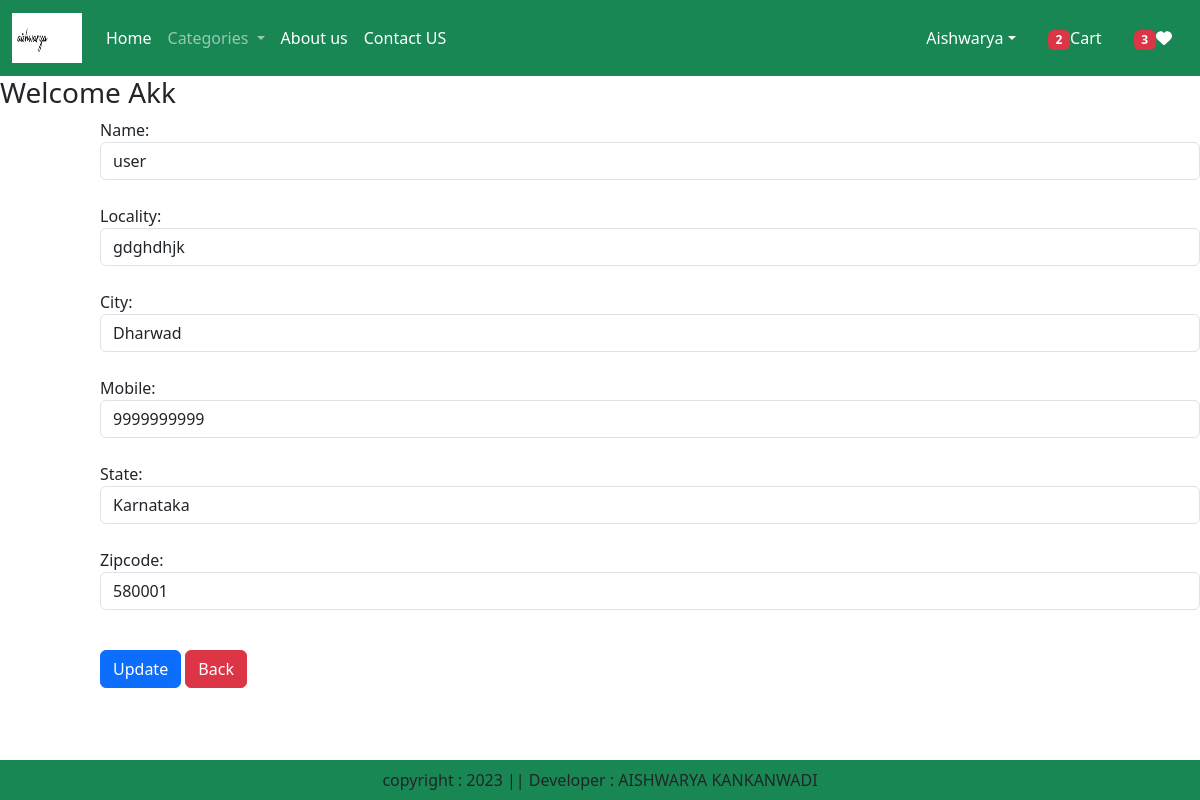
Screenshot of /updateAddress/1 (signed in) with the database file from the repository.
### app/models.py (models this page shows, shortened)
class Customer(models.Model):
    user=models.ForeignKey(User,on_delete=models.CASCADE)
    name = models.CharField(max_length=200)
    locality = models.CharField(max_length=200)
    city=models.CharField(max_length=50)
    mobile= models.IntegerField(default=0)
    zipcode=models.IntegerField()
    state=models.CharField(choices=STATE_CHOICES,max_length=100)

### app/views.py (the view, shortened to what this page needs)
# urls.py: path('updateAddress/<int:pk>',views.updateAddress.as_view(),name='updateAddress'),
@method_decorator(login_required,name='dispatch')
class updateAddress(View):
    def get(self,request,pk):
        add=Customer.objects.get(pk=pk)
        form= CustomerProfileForm(instance=add)
        totalitem = 0
        wishlist = 0
        if request.user.is_authenticated:
            totalitem=len(Cart.objects.filter(user=request.user))
            wishitem=len(Wishlist.objects.filter(user=request.user))
        return render(request, 'app/updateAddress.html',locals())

### app/forms.py
class CustomerProfileForm(forms.ModelForm):
    class Meta:
        model = Customer
        fields = ['name','locality','city','mobile','state','zipcode']
        widgets={
            'name': forms.TextInput (attrs={'class': 'form-control' }),
            'locality': forms.TextInput (attrs={'class': 'form-control'}),
            'city': forms.TextInput (attrs={'class':'form-control' }),
            'mobile': forms.NumberInput (attrs={'class': 'form-control'}),
            'state': forms.Select(attrs={'class': 'form-control' }),
            'zipcode': forms.NumberInput (attrs={'class': 'form-control'}),
        }

### app/templates/app/updateAddress.html (shortened to what this page needs)
{% extends 'app/base.html' %}
{% load static %}
{% block main-content %}
<div clas="container my-5">
    <div class="row">
        <h3>Welcome <span class="text-capitalize">{{request.user}}</span></h3>
    </div>
    <div class="co-sm-8 offset-sm-1">
        <form action="" method="post">
            {% for fm in form %}
                {{fm.label_tag}} {{fm}} <small class="text-danger">{{fm.errors|striptags}}</small><br>
            {% endfor %}
            <div class="col-12 mt-3">
                <button type="submit" class="btn btn-primary">Update</button>
                <a href="{% url 'address' %}" type='button' class='btn btn-danger'>Back</a>
                <br><br>
            </div>
        </form>
        <br><br>
    </div>
</div>
{% endblock main-content %}

### rows the page displays
Customer: form "user" "gdghdhjk" "Dharwad" "9999999999" "Karnataka" "580001"

### other values shown
{{ totalitem }} "2"
{{ wishitem }} "3"
{{ request.user }} "Akk"
{{ fm.label_tag }} "Name:" "Locality:" "City:" "Mobile:" "State:" "Zipcode:"
